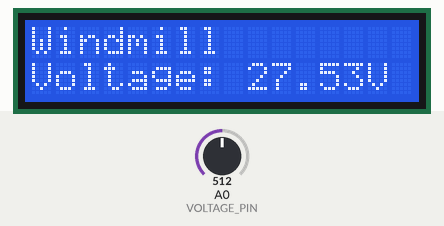
The sketch below on a simulated Arduino Uno, built with avr-gcc and run on an emulated ATmega328P. On the bench: 16×2 character LCD. Inputs (shaded band) come from the test bench; at power-on: A0 (VOLTAGE_PIN) = 512.

Above: at 3.2 s.
3.3 s: A0 (VOLTAGE_PIN) set to 716
At 4.8 s:
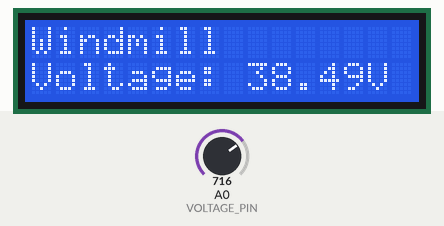
5.1 s: A0 (VOLTAGE_PIN) set to 900
At 5.5 s:
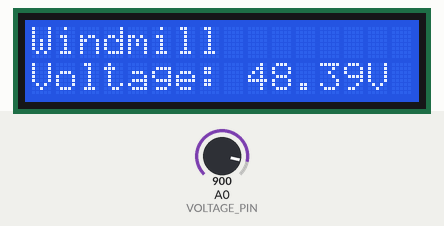
6.7 s: A0 (VOLTAGE_PIN) set to 1023
At 7.1 s:
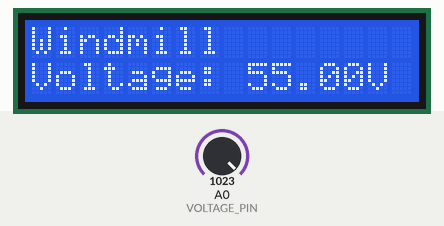
Timing chart, 0 to 9.7 s (numbered marks = the images above; inputs shaded):
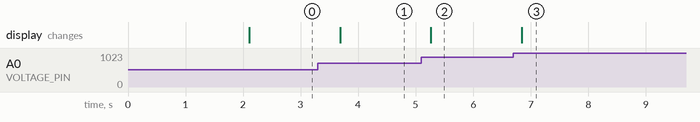

The sketch:

windmill.ino
```cpp
/*
 * Windmill Voltage Monitor
 *
 * Reads the output of a small DC generator (e.g. a windmill/turbine motor
 * used as a generator) through a resistive voltage divider and displays the
 * computed voltage on a 16x2 I2C LCD.
 *
 * Wiring:
 *   DC generator (+)  -> top of a 10k resistor
 *   10k/1k junction    -> Arduino A0
 *   bottom of 1k       -> GND
 *   DC generator (-)   -> Arduino GND
 *
 *   The 10k:1k divider scales the generator's voltage down by ~11x, so a
 *   generator producing up to ~55V still lands safely within the Arduino's
 *   0-5V ADC range. See README.md for the full wiring diagram.
 *
 *   LCD (16x2, I2C backpack):
 *     VCC -> 5V, GND -> GND, SDA -> A4, SCL -> A5 (Uno/Nano)
 */

#include <Wire.h>
#include <LiquidCrystal_I2C.h>

// I2C address is usually 0x27 or 0x3F depending on the backpack - adjust if
// the display stays blank. An I2C scanner sketch will confirm the address.
LiquidCrystal_I2C lcd(0x27, 16, 2);

const int VOLTAGE_PIN = A0;
const float ADC_MAX = 1023.0;
const float ADC_REFERENCE_VOLTS = 5.0;
const float DIVIDER_RATIO = 11.0; // (10k + 1k) / 1k
const unsigned long SAMPLE_INTERVAL_MS = 500;

void setup() {
  lcd.begin(16, 2);
  lcd.backlight();
  lcd.setCursor(0, 0);
  lcd.print("Windmill Voltage");
  delay(2000);
  lcd.clear();
}

void loop() {
  float voltage = readVoltage(VOLTAGE_PIN);

  lcd.setCursor(0, 0);
  lcd.print("Windmill");
  lcd.setCursor(0, 1);
  lcd.print("Voltage: ");
  lcd.print(voltage, 2);
  lcd.print("V   "); // trailing spaces clear leftover digits from longer readings

  delay(SAMPLE_INTERVAL_MS);
}

float readVoltage(int analogPin) {
  int raw = analogRead(analogPin);
  return (raw * ADC_REFERENCE_VOLTS / ADC_MAX) * DIVIDER_RATIO;
}
```

Measured:
- after the input at 3.3 s, the display: changes after 0.39 s (image 1)
- after the input at 5.1 s, the display: changes after 0.16 s (image 2)
- after the input at 6.7 s, the display: changes after 0.14 s (image 3)
